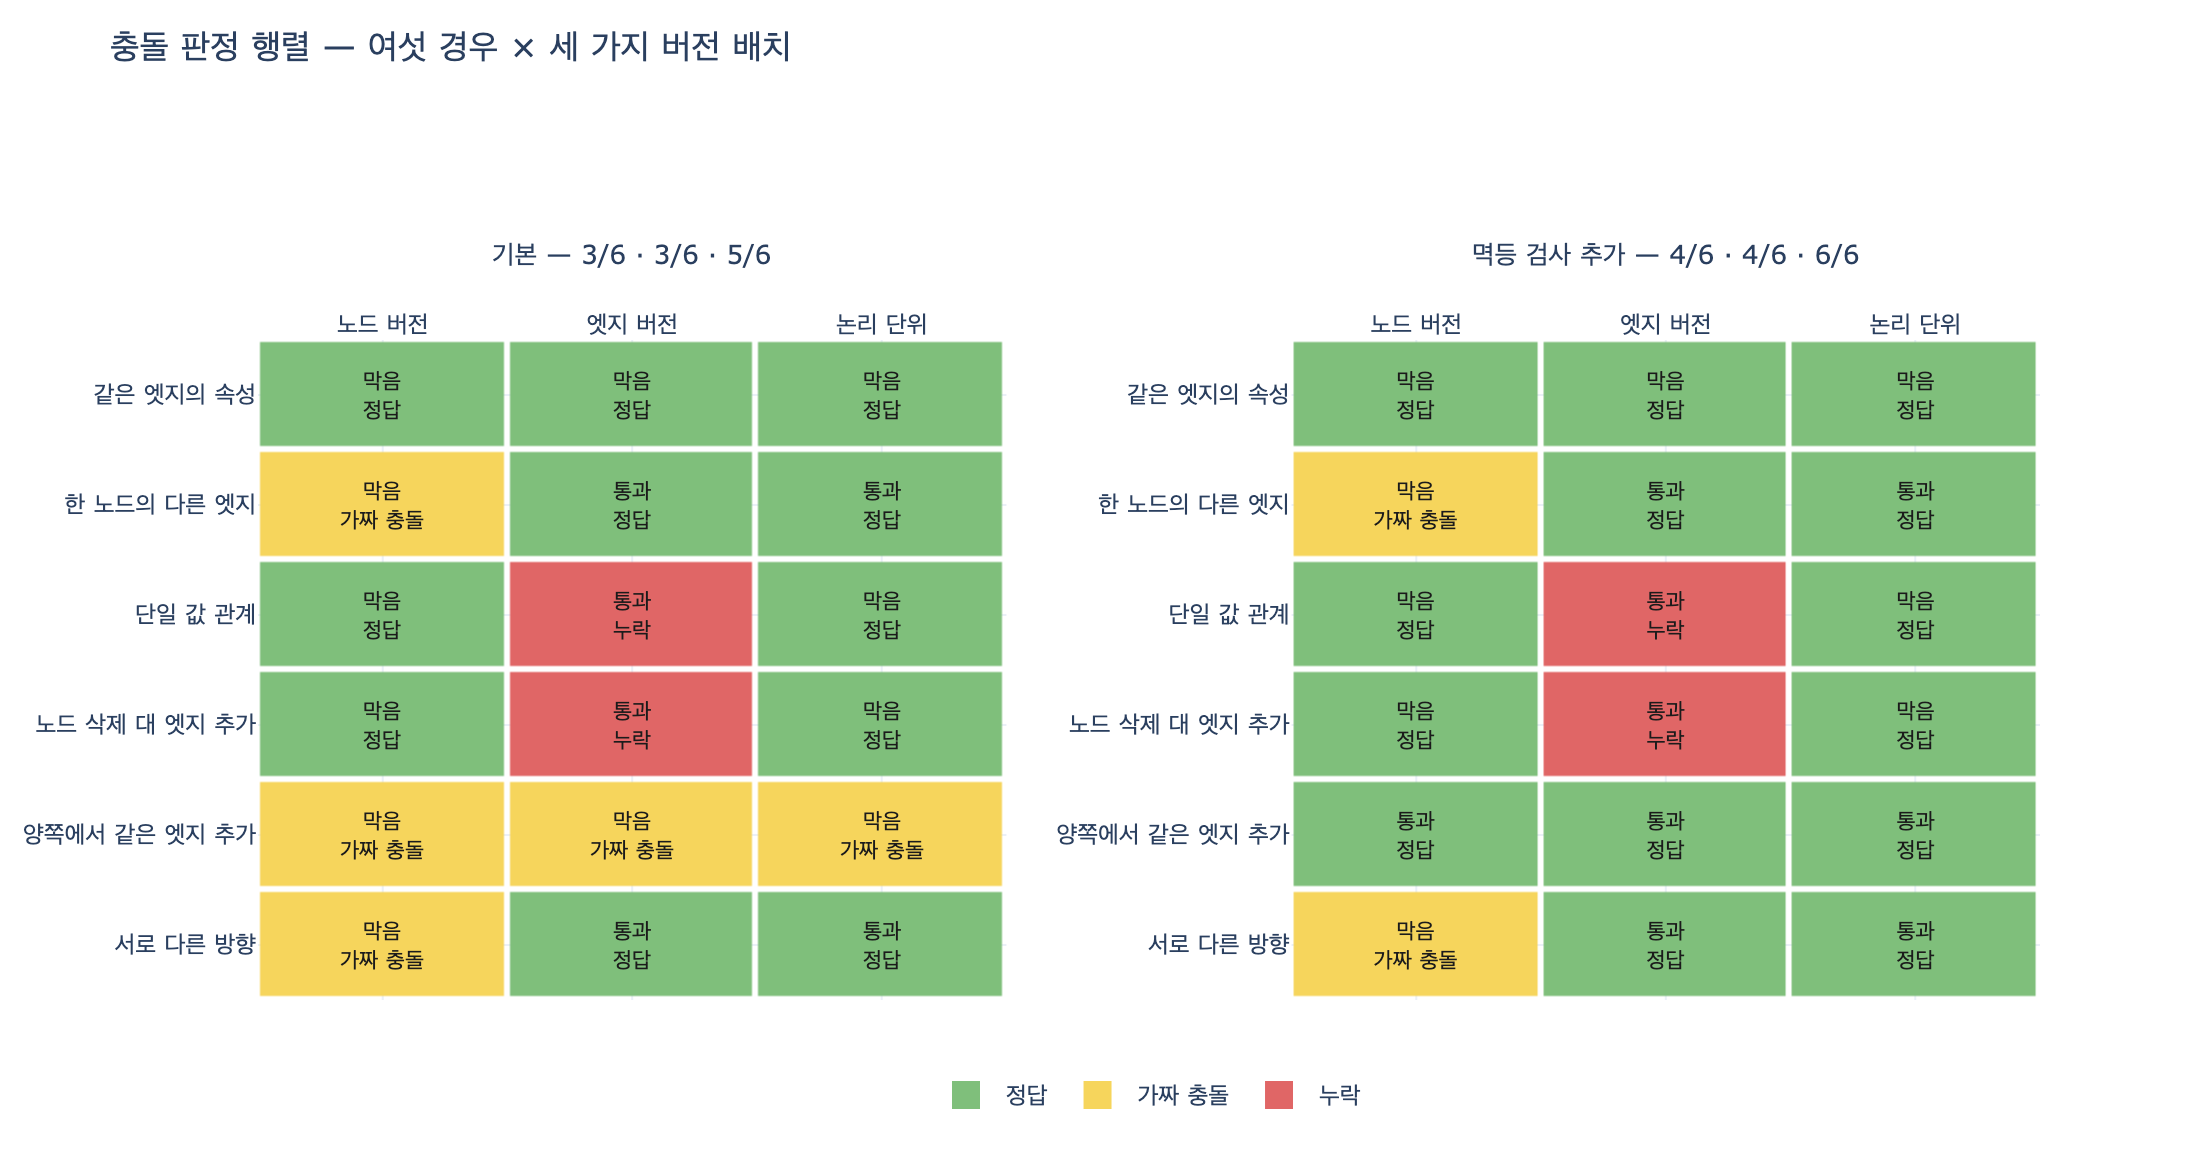

Write the Python code that produced this figure.
# %% [markdown]
# # `ex4_conflict_shape.py` — 여섯 경우 중 '충돌 아님'은 어느 것인가
#
# 질문: 여섯 시나리오 중 **'충돌 아님'**으로 판정되는 것은?
#
# 답: **한 노드의 다른 엣지**(겹치는 것이 없음)와 **양쪽에서 같은 엣지 추가**(결과가 같아 멱등)다.
#
# 이 노트북은 에셋의 `ex4_conflict_shape.py`를 kuzu 없이 재구현한다.
# 여섯 시나리오를 세 가지 **버전 배치**(노드 버전 / 엣지 버전 / 논리 단위)로
# 실제로 판정해 $6 \times 3$ 판정 행렬을 만들고,
# 노드 3/6 · 엣지 3/6 · 논리 단위 5/6, 멱등 검사를 붙이면 6/6 이 되는 것을 확인한다.
#
# 핵심 아이디어는 하나다. 각 방식은 연산에서 **잠금 키 집합** $K(op)$ 를 뽑고
#
# $$\text{충돌} \iff K(op_A) \cap K(op_B) \neq \varnothing$$
#
# 로 판정한다. 방식이 다르다는 건 $K$ 가 다르다는 뜻일 뿐이다.

# %%
# 필요 패키지: plotly, kaleido  (kuzu 불필요 — 그래프는 파이썬 자료구조로 흉내낸다)
from dataclasses import dataclass


def _show(fig):
    try:
        from IPython import get_ipython
        if get_ipython() is not None:
            fig.show()
    except ImportError:
        pass


@dataclass(frozen=True)
class Op:
    """에이전트 한 명이 하려는 쓰기 한 건."""
    kind: str          # "add" | "setprop" | "delnode"
    src: str = ""      # 주어 노드
    rel: str = ""      # 관계 종류
    dst: str = ""      # 목적어 노드
    value: str = ""    # setprop 일 때 쓰려는 값

    def nodes(self):
        """이 연산이 건드리는 노드들."""
        if self.kind == "delnode":
            return {self.src}
        return {self.src, self.dst}

    def result(self):
        """쓰기가 끝난 뒤의 상태를 나타내는 지문. 같으면 결과가 같다."""
        return (self.kind, self.src, self.rel, self.dst, self.value)


print(Op("add", "이서연", "이끔", "결제팀").nodes())
print(Op("delnode", "결제팀").nodes())
# 출력: {'결제팀', '이서연'}
# 출력: {'결제팀'}

# %% [markdown]
# ## 1. 여섯 경우 — 책의 `SCENARIOS`
#
# `ex4` 의 표를 그대로 옮긴다. 마지막 두 칸이 **원하는 판정**과 그 이유다.

# %%
SCENARIOS = [
    ("같은 엣지의 속성",
     Op("setprop", "이서연", "이끔", "결제팀", value="2026-01-01"),
     Op("setprop", "이서연", "이끔", "결제팀", value="2026-03-01"),
     "충돌", "둘 다 같은 것을 고친다"),
    ("한 노드의 다른 엣지",
     Op("add", "이서연", "이끔", "결제팀"),
     Op("add", "이서연", "삶", "마포"),
     "충돌 아님", "겹치는 것이 없다"),
    ("단일 값 관계",
     Op("add", "이서연", "이끔", "결제팀"),
     Op("add", "김도현", "이끔", "결제팀"),
     "충돌", "팀장은 한 명 (28장)"),
    ("노드 삭제 대 엣지 추가",
     Op("delnode", "결제팀"),
     Op("add", "이서연", "속함", "결제팀"),
     "충돌", "없는 노드에 엣지를 못 단다"),
    ("양쪽에서 같은 엣지 추가",
     Op("add", "이서연", "속함", "결제팀"),
     Op("add", "이서연", "속함", "결제팀"),
     "충돌 아님", "결과가 같다 (멱등, 21장)"),
    ("서로 다른 방향",
     Op("add", "이서연", "멘토", "김도현"),
     Op("add", "김도현", "멘토", "이서연"),
     "도메인이 정함", "대칭 관계면 충돌"),
]

print("두 에이전트가 그래프를 동시에 고치는 여섯 경우.\n")
print(f"{'경우':<14}{'판정':<10}이유")
print("-" * 52)
for name, a, b, verdict, why in SCENARIOS:
    print(f"{name:<14}{verdict:<10}{why}")

NOT_CONFLICT = [n for n, _a, _b, v, _w in SCENARIOS if v == "충돌 아님"]
print(f"\n'충돌 아님' 은 {len(NOT_CONFLICT)}개: {NOT_CONFLICT}")
# 출력: 두 에이전트가 그래프를 동시에 고치는 여섯 경우.
# 출력: (표 6줄)
# 출력: '충돌 아님' 은 2개: ['한 노드의 다른 엣지', '양쪽에서 같은 엣지 추가']

# %% [markdown]
# ## 2. 단일 값 관계 목록 (28장의 `SINGLE_VALUED`)
#
# 「한 명만」인 관계에는 **어느 쪽이 하나인가**라는 방향이 있다.
#
# - `이끔`: 팀 하나에 팀장 하나 → 제약이 걸린 쪽은 **목적어**(팀)
# - `속함`, `삶`: 사람 하나에 소속/거주지 하나 → 제약이 걸린 쪽은 **주어**(사람)
# - `멘토`: 여러 명 가능 → 단일 값 아님
#
# 논리 단위는 이 «제약이 걸린 쪽 + 관계 종류»를 한 덩어리로 본다.

# %%
SINGLE_VALUED = {
    "이끔": "in",    # 목적어(팀) 기준으로 하나
    "속함": "out",   # 주어(사람) 기준으로 하나
    "삶": "out",
}   # "멘토" 는 여기 없다 = 다중 값

def anchor(op):
    """단일 값 관계에서 제약이 걸린 쪽 노드."""
    return op.dst if SINGLE_VALUED[op.rel] == "in" else op.src

for rel in ("이끔", "속함", "멘토"):
    o = Op("add", "이서연", rel, "결제팀")
    print(rel, "→", anchor(o) if rel in SINGLE_VALUED else "다중 값")
# 출력: 이끔 → 결제팀
# 출력: 속함 → 이서연
# 출력: 멘토 → 다중 값

# %% [markdown]
# ## 3. 세 가지 버전 배치 = 세 가지 잠금 키 $K(op)$
#
# | 배치 | $K(op)$ |
# |---|---|
# | 노드 버전 | 건드리는 **모든 노드** |
# | 엣지 버전 | 엣지 하나 `(주어, 관계, 목적어)` (노드 삭제는 그 노드) |
# | 논리 단위 | 단일 값이면 `(제약 쪽, 관계)`, 다중 값이면 엣지 하나 |
#
# 노드 삭제만 예외 규칙이 하나 붙는다. 논리 단위에서는
# **삭제된 노드에 걸리는 모든 엣지와 충돌**로 본다.

# %%
def keys_node(op):
    return {("N", n) for n in op.nodes()}


def keys_edge(op):
    if op.kind == "delnode":
        return {("N", op.src)}
    return {("E", op.src, op.rel, op.dst)}


def keys_logical(op):
    if op.kind == "delnode":
        return {("N", op.src)}
    if op.rel in SINGLE_VALUED:
        return {("L", anchor(op), op.rel)}
    return {("E", op.src, op.rel, op.dst)}


def judge(a, b, keyfn, logical=False, idempotent=False):
    """'막음' 또는 '통과'."""
    if idempotent and a.result() == b.result():
        return "통과"                       # 쓰려는 것이 이미 있는 것과 같다
    if logical:                             # 노드 삭제는 그 노드에 걸린 전부와 충돌
        for x, y in ((a, b), (b, a)):
            if x.kind == "delnode" and x.src in y.nodes():
                return "막음"
    return "막음" if keyfn(a) & keyfn(b) else "통과"


STRATEGIES = [
    ("노드 버전", keys_node, False),
    ("엣지 버전", keys_edge, False),
    ("논리 단위", keys_logical, True),
]

a, b = SCENARIOS[2][1], SCENARIOS[2][2]     # 단일 값 관계
print("단일 값 관계 —", "이서연-이끔->결제팀  vs  김도현-이끔->결제팀")
for name, fn, lg in STRATEGIES:
    print(f"  {name}: {judge(a, b, fn, lg):<4} keys(A)={sorted(fn(a))}")
# 출력: 단일 값 관계 — 이서연-이끔->결제팀  vs  김도현-이끔->결제팀
# 출력:   노드 버전: 막음  keys(A)=[('N', '결제팀'), ('N', '이서연')]
# 출력:   엣지 버전: 통과  keys(A)=[('E', '이서연', '이끔', '결제팀')]
# 출력:   논리 단위: 막음  keys(A)=[('L', '결제팀', '이끔')]

# %% [markdown]
# ## 4. 6 × 3 판정 행렬
#
# 원하는 것(`WANT`)은 '충돌'이면 `막음`, '충돌 아님'이면 `통과`다.
# '도메인이 정함'인 여섯째는 비대칭 멘토 관계로 두어 `통과`가 정답이다.

# %%
WANT = {
    "같은 엣지의 속성": "막음",
    "한 노드의 다른 엣지": "통과",
    "단일 값 관계": "막음",
    "노드 삭제 대 엣지 추가": "막음",
    "양쪽에서 같은 엣지 추가": "통과",
    "서로 다른 방향": "통과",
}


def matrix(idem=False):
    rows = []
    for name, a, b, _v, _w in SCENARIOS:
        rows.append((name, [judge(a, b, fn, lg, idem) for _n, fn, lg in STRATEGIES]))
    return rows


def report(rows, title):
    print(title)
    print(f"{'경우':<14}{'노드 버전':<9}{'엣지 버전':<9}{'논리 단위':<9}원하는 것")
    print("-" * 56)
    score = [0, 0, 0]
    for name, verds in rows:
        w = WANT[name]
        cells = []
        for i, v in enumerate(verds):
            score[i] += v == w
            cells.append(v + ("" if v == w else "*"))
        print(f"{name:<14}{cells[0]:<9}{cells[1]:<9}{cells[2]:<9}{w}")
    print(f"{'맞은 개수':<14}{score[0]:<9}{score[1]:<9}{score[2]:<9}(* 는 틀린 판정)\n")
    return score


base = matrix(idem=False)
score_base = report(base, "버전을 어디에 둘 것인가 — 기본\n")
# 출력: 같은 엣지의 속성   막음 막음 막음 / 막음
# 출력: 한 노드의 다른 엣지 막음* 통과 통과 / 통과
# 출력: 단일 값 관계     막음 통과* 막음 / 막음
# 출력: 노드 삭제 대 엣지 추가 막음 통과* 막음 / 막음
# 출력: 양쪽에서 같은 엣지 추가 막음* 막음* 막음* / 통과
# 출력: 서로 다른 방향    막음* 통과 통과 / 통과
# 출력: 맞은 개수 3 3 5

# %% [markdown]
# 어느 것도 6/6 이 아니다. 그게 이 표의 요점이다.
#
# - **노드 버전 3/6** — 「한 노드의 다른 엣지」가 헛충돌한다. **가짜 충돌**.
# - **엣지 버전 3/6** — 「단일 값 관계」를 못 잡는다. 팀장이 둘이 된다. **누락**.
# - **논리 단위 5/6** — 남은 하나가 「양쪽에서 같은 엣지 추가」다.
#
# 마지막 하나는 결과가 같으니 통과시켜도 되는데 세 방식 모두 막는다.
# 버전 비교 **전에** 멱등 검사를 먼저 하면 된다 (21장).

# %%
idem = matrix(idem=True)
score_idem = report(idem, "버전 비교 «전에» 멱등 검사를 먼저 — 「결과가 같으면 성공」\n")
print(f"논리 단위: {score_base[2]}/6 → {score_idem[2]}/6")
# 출력: 양쪽에서 같은 엣지 추가 행이 세 방식 모두 통과로 바뀐다
# 출력: 맞은 개수 4 4 6
# 출력: 논리 단위: 5/6 → 6/6

# %% [markdown]
# ## 5. 다시 질문으로
#
# '충돌 아님'인 둘은 **이유가 서로 다르다**.
#
# - 「한 노드의 다른 엣지」 — 애초에 **겹치는 것이 없다**. 논리 단위 키가 다르다.
# - 「양쪽에서 같은 엣지 추가」 — 키는 **완전히 같다**. 그런데 **결과가 같아서**(멱등) 통과다.
#
# 앞의 것은 잠금 단위를 잘 고르면 풀리고, 뒤의 것은 잠금 단위로는 절대 못 푼다.

# %%
for name, a, b, verdict, why in SCENARIOS:
    if verdict != "충돌 아님":
        continue
    same_key = bool(keys_logical(a) & keys_logical(b))
    same_result = a.result() == b.result()
    print(f"{name}: 키 겹침={same_key}, 결과 같음={same_result}  ({why})")
# 출력: 한 노드의 다른 엣지: 키 겹침=False, 결과 같음=False  (겹치는 것이 없다)
# 출력: 양쪽에서 같은 엣지 추가: 키 겹침=True, 결과 같음=True  (결과가 같다 (멱등, 21장))

# %% [markdown]
# ## 6. 판정 행렬 히트맵
#
# - 초록 = 정답
# - 노랑 = 가짜 충돌 (안 겹치는데 막음)
# - 빨강 = 누락 (막아야 하는데 통과)

# %%
import plotly.graph_objects as go
from plotly.subplots import make_subplots

STRAT_NAMES = [n for n, _f, _l in STRATEGIES]
COLORS = [(0.0, "#7fbf7b"), (0.33, "#7fbf7b"),
          (0.34, "#f6d55c"), (0.66, "#f6d55c"),
          (0.67, "#e06666"), (1.0, "#e06666")]
LABEL = {0: "정답", 1: "가짜 충돌", 2: "누락"}


def grade(verdict, want):
    if verdict == want:
        return 0
    return 1 if verdict == "막음" else 2      # 막음인데 통과여야 함 = 가짜 충돌


def panel(rows):
    names = [n for n, _v in rows]
    z, text, hover = [], [], []
    for name, verds in rows:
        w = WANT[name]
        g = [grade(v, w) for v in verds]
        z.append(g)
        text.append([f"{v}<br>{LABEL[c]}" for v, c in zip(verds, g)])
        hover.append([f"{name}<br>{s}: {v} (원하는 것 {w}) — {LABEL[c]}"
                      for s, v, c in zip(STRAT_NAMES, verds, g)])
    return names, z, text, hover


fig = make_subplots(
    rows=1, cols=2, horizontal_spacing=0.16,
    subplot_titles=(f"기본 — {score_base[0]}/6 · {score_base[1]}/6 · {score_base[2]}/6",
                    f"멱등 검사 추가 — {score_idem[0]}/6 · {score_idem[1]}/6 · {score_idem[2]}/6"))

for col, rows in ((1, base), (2, idem)):
    names, z, text, hover = panel(rows)
    fig.add_trace(go.Heatmap(
        z=z, x=STRAT_NAMES, y=names, text=text, texttemplate="%{text}",
        customdata=hover, hovertemplate="%{customdata}<extra></extra>",
        textfont=dict(size=11, color="#1b1b1b"),
        colorscale=COLORS, zmin=0, zmax=2, showscale=False,
        xgap=3, ygap=3), row=1, col=col)

for c in (1, 2):
    fig.update_xaxes(side="top", row=1, col=c)
    fig.update_yaxes(autorange="reversed", row=1, col=c)   # 첫 시나리오가 맨 위

for ann in fig.layout.annotations[:2]:                     # 서브플롯 제목을 위로 밀기
    ann.update(y=1.10, yanchor="bottom", font=dict(size=13))

for i, (color, name) in enumerate((("#7fbf7b", "정답"),
                                   ("#f6d55c", "가짜 충돌"),
                                   ("#e06666", "누락"))):
    fig.add_trace(go.Scatter(x=[None], y=[None], mode="markers", name=name,
                             marker=dict(size=14, color=color, symbol="square")))

fig.update_layout(
    title=dict(text="충돌 판정 행렬 — 여섯 경우 × 세 가지 버전 배치", y=0.97),
    template="plotly_white", width=1100, height=580,
    margin=dict(t=170, b=80),
    legend=dict(orientation="h", y=-0.10, x=0.5, xanchor="center"))

fig.write_image("expy.png", scale=2)
_show(fig)
print("expy.png 저장 완료")
# 출력: expy.png 저장 완료

# %% [markdown]
# 왼쪽 표에서 노랑이 몰린 열이 **노드 버전**(가짜 충돌 3), 빨강이 몰린 열이
# **엣지 버전**(누락 2)이다. 논리 단위는 「양쪽에서 같은 엣지 추가」 한 칸만 노랑이고,
# 오른쪽처럼 멱등 검사를 앞에 붙이면 그 칸이 초록으로 바뀌어 6/6 이 된다.
#
# 정리하면 '충돌 아님'은 **한 노드의 다른 엣지**(겹치는 것이 없음)와
# **양쪽에서 같은 엣지 추가**(결과가 같아 멱등) 둘이다.
